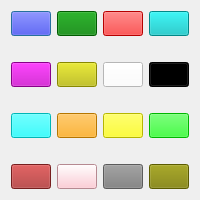
<?xml version="1.0" encoding="UTF-8"?>
<ui version="4.0">
 <class>color_picker</class>
 <widget class="QDialog" name="color_picker">
  <property name="geometry">
   <rect>
    <x>0</x>
    <y>0</y>
    <width>200</width>
    <height>200</height>
   </rect>
  </property>
  <property name="minimumSize">
   <size>
    <width>200</width>
    <height>200</height>
   </size>
  </property>
  <property name="windowTitle">
   <string/>
  </property>
  <layout class="QGridLayout" name="gridLayout">
   <property name="horizontalSpacing">
    <number>-1</number>
   </property>
   <property name="verticalSpacing">
    <number>26</number>
   </property>
   <item row="0" column="0">
    <widget class="QPushButton" name="pushButton">
     <property name="sizePolicy">
      <sizepolicy hsizetype="Expanding" vsizetype="Expanding">
       <horstretch>0</horstretch>
       <verstretch>0</verstretch>
      </sizepolicy>
     </property>
     <property name="autoFillBackground">
      <bool>false</bool>
     </property>
     <property name="styleSheet">
      <string notr="true">background-color: rgb(0, 0, 255)
</string>
     </property>
     <property name="text">
      <string/>
     </property>
    </widget>
   </item>
   <item row="0" column="1">
    <widget class="QPushButton" name="pushButton_2">
     <property name="sizePolicy">
      <sizepolicy hsizetype="Expanding" vsizetype="Expanding">
       <horstretch>0</horstretch>
       <verstretch>0</verstretch>
      </sizepolicy>
     </property>
     <property name="styleSheet">
      <string notr="true">background-color:rgb(0, 128, 0)
</string>
     </property>
     <property name="text">
      <string/>
     </property>
    </widget>
   </item>
   <item row="0" column="2">
    <widget class="QPushButton" name="pushButton_3">
     <property name="sizePolicy">
      <sizepolicy hsizetype="Expanding" vsizetype="Expanding">
       <horstretch>0</horstretch>
       <verstretch>0</verstretch>
      </sizepolicy>
     </property>
     <property name="styleSheet">
      <string notr="true">background-color: rgb(255, 0, 0)
</string>
     </property>
     <property name="text">
      <string/>
     </property>
    </widget>
   </item>
   <item row="0" column="3">
    <widget class="QPushButton" name="pushButton_4">
     <property name="sizePolicy">
      <sizepolicy hsizetype="Expanding" vsizetype="Expanding">
       <horstretch>0</horstretch>
       <verstretch>0</verstretch>
      </sizepolicy>
     </property>
     <property name="styleSheet">
      <string notr="true">background-color: rgb(0, 191, 191)</string>
     </property>
     <property name="text">
      <string/>
     </property>
    </widget>
   </item>
   <item row="1" column="0">
    <widget class="QPushButton" name="pushButton_5">
     <property name="sizePolicy">
      <sizepolicy hsizetype="Expanding" vsizetype="Expanding">
       <horstretch>0</horstretch>
       <verstretch>0</verstretch>
      </sizepolicy>
     </property>
     <property name="styleSheet">
      <string notr="true">background-color: rgb(191, 0, 191)
</string>
     </property>
     <property name="text">
      <string/>
     </property>
    </widget>
   </item>
   <item row="1" column="1">
    <widget class="QPushButton" name="pushButton_6">
     <property name="sizePolicy">
      <sizepolicy hsizetype="Expanding" vsizetype="Expanding">
       <horstretch>0</horstretch>
       <verstretch>0</verstretch>
      </sizepolicy>
     </property>
     <property name="styleSheet">
      <string notr="true">background-color: rgb(191, 191, 0)
</string>
     </property>
     <property name="text">
      <string/>
     </property>
    </widget>
   </item>
   <item row="1" column="2">
    <widget class="QPushButton" name="pushButton_7">
     <property name="sizePolicy">
      <sizepolicy hsizetype="Expanding" vsizetype="Expanding">
       <horstretch>0</horstretch>
       <verstretch>0</verstretch>
      </sizepolicy>
     </property>
     <property name="styleSheet">
      <string notr="true">background-color: rgb(255, 255, 255)
</string>
     </property>
     <property name="text">
      <string/>
     </property>
    </widget>
   </item>
   <item row="1" column="3">
    <widget class="QPushButton" name="pushButton_8">
     <property name="sizePolicy">
      <sizepolicy hsizetype="Expanding" vsizetype="Expanding">
       <horstretch>0</horstretch>
       <verstretch>0</verstretch>
      </sizepolicy>
     </property>
     <property name="styleSheet">
      <string notr="true">background-color: rgb(0, 0, 0)
</string>
     </property>
     <property name="text">
      <string/>
     </property>
    </widget>
   </item>
   <item row="2" column="0">
    <widget class="QPushButton" name="pushButton_9">
     <property name="sizePolicy">
      <sizepolicy hsizetype="Expanding" vsizetype="Expanding">
       <horstretch>0</horstretch>
       <verstretch>0</verstretch>
      </sizepolicy>
     </property>
     <property name="styleSheet">
      <string notr="true">background-color: rgb(0, 255, 255)
</string>
     </property>
     <property name="text">
      <string/>
     </property>
    </widget>
   </item>
   <item row="2" column="1">
    <widget class="QPushButton" name="pushButton_10">
     <property name="sizePolicy">
      <sizepolicy hsizetype="Expanding" vsizetype="Expanding">
       <horstretch>0</horstretch>
       <verstretch>0</verstretch>
      </sizepolicy>
     </property>
     <property name="styleSheet">
      <string notr="true">background-color:rgb(255, 165, 0)</string>
     </property>
     <property name="text">
      <string/>
     </property>
    </widget>
   </item>
   <item row="2" column="2">
    <widget class="QPushButton" name="pushButton_11">
     <property name="sizePolicy">
      <sizepolicy hsizetype="Expanding" vsizetype="Expanding">
       <horstretch>0</horstretch>
       <verstretch>0</verstretch>
      </sizepolicy>
     </property>
     <property name="styleSheet">
      <string notr="true">background-color: rgb(255, 255, 0)
</string>
     </property>
     <property name="text">
      <string/>
     </property>
    </widget>
   </item>
   <item row="2" column="3">
    <widget class="QPushButton" name="pushButton_12">
     <property name="sizePolicy">
      <sizepolicy hsizetype="Expanding" vsizetype="Expanding">
       <horstretch>0</horstretch>
       <verstretch>0</verstretch>
      </sizepolicy>
     </property>
     <property name="styleSheet">
      <string notr="true">background-color: rgb(0, 255, 0)
</string>
     </property>
     <property name="text">
      <string/>
     </property>
    </widget>
   </item>
   <item row="3" column="0">
    <widget class="QPushButton" name="pushButton_13">
     <property name="sizePolicy">
      <sizepolicy hsizetype="Expanding" vsizetype="Expanding">
       <horstretch>0</horstretch>
       <verstretch>0</verstretch>
      </sizepolicy>
     </property>
     <property name="styleSheet">
      <string notr="true">background-color: rgb(165, 42, 42)
</string>
     </property>
     <property name="text">
      <string/>
     </property>
    </widget>
   </item>
   <item row="3" column="1">
    <widget class="QPushButton" name="pushButton_14">
     <property name="sizePolicy">
      <sizepolicy hsizetype="Expanding" vsizetype="Expanding">
       <horstretch>0</horstretch>
       <verstretch>0</verstretch>
      </sizepolicy>
     </property>
     <property name="styleSheet">
      <string notr="true">background-color:rgb(255, 192, 203)</string>
     </property>
     <property name="text">
      <string/>
     </property>
    </widget>
   </item>
   <item row="3" column="2">
    <widget class="QPushButton" name="pushButton_15">
     <property name="sizePolicy">
      <sizepolicy hsizetype="Expanding" vsizetype="Expanding">
       <horstretch>0</horstretch>
       <verstretch>0</verstretch>
      </sizepolicy>
     </property>
     <property name="styleSheet">
      <string notr="true">background-color: rgb(128, 128, 128)
</string>
     </property>
     <property name="text">
      <string/>
     </property>
    </widget>
   </item>
   <item row="3" column="3">
    <widget class="QPushButton" name="pushButton_16">
     <property name="sizePolicy">
      <sizepolicy hsizetype="Expanding" vsizetype="Expanding">
       <horstretch>0</horstretch>
       <verstretch>0</verstretch>
      </sizepolicy>
     </property>
     <property name="styleSheet">
      <string notr="true">background-color: rgb(128, 128, 0)
</string>
     </property>
     <property name="text">
      <string/>
     </property>
     <property name="flat">
      <bool>false</bool>
     </property>
    </widget>
   </item>
  </layout>
 </widget>
 <resources/>
 <connections/>
</ui>
